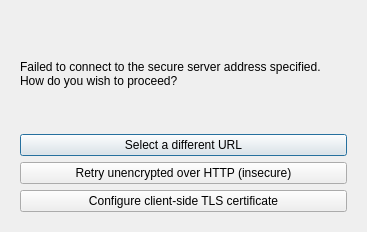
<?xml version="1.0" encoding="UTF-8"?>
<ui version="4.0">
 <class>OCC::OwncloudConnectionMethodDialog</class>
 <widget class="QDialog" name="OCC::OwncloudConnectionMethodDialog">
  <property name="geometry">
   <rect>
    <x>0</x>
    <y>0</y>
    <width>367</width>
    <height>232</height>
   </rect>
  </property>
  <property name="font">
   <font>
    <family>Microsoft Sans Serif</family>
   </font>
  </property>
  <property name="windowTitle">
   <string>Connection failed</string>
  </property>
  <property name="modal">
   <bool>true</bool>
  </property>
  <layout class="QGridLayout" name="gridLayout_2">
   <item row="0" column="0">
    <layout class="QGridLayout" name="gridLayout">
     <property name="leftMargin">
      <number>9</number>
     </property>
     <property name="topMargin">
      <number>9</number>
     </property>
     <property name="rightMargin">
      <number>9</number>
     </property>
     <property name="bottomMargin">
      <number>9</number>
     </property>
     <item row="0" column="0">
      <widget class="QLabel" name="label">
       <property name="sizePolicy">
        <sizepolicy hsizetype="Preferred" vsizetype="Minimum">
         <horstretch>0</horstretch>
         <verstretch>0</verstretch>
        </sizepolicy>
       </property>
       <property name="text">
        <string>&lt;html&gt;&lt;head/&gt;&lt;body&gt;&lt;p&gt;Failed to connect to the secure server address specified. How do you wish to proceed?&lt;/p&gt;&lt;/body&gt;&lt;/html&gt;</string>
       </property>
       <property name="wordWrap">
        <bool>true</bool>
       </property>
      </widget>
     </item>
     <item row="1" column="0">
      <layout class="QVBoxLayout" name="verticalLayout">
       <item>
        <widget class="QPushButton" name="btnBack">
         <property name="text">
          <string>Select a different URL</string>
         </property>
        </widget>
       </item>
       <item>
        <widget class="QPushButton" name="btnNoTLS">
         <property name="text">
          <string>Retry unencrypted over HTTP (insecure)</string>
         </property>
        </widget>
       </item>
       <item>
        <widget class="QPushButton" name="btnClientSideTLS">
         <property name="text">
          <string>Configure client-side TLS certificate</string>
         </property>
        </widget>
       </item>
      </layout>
     </item>
    </layout>
   </item>
  </layout>
 </widget>
 <resources/>
 <connections/>
</ui>
